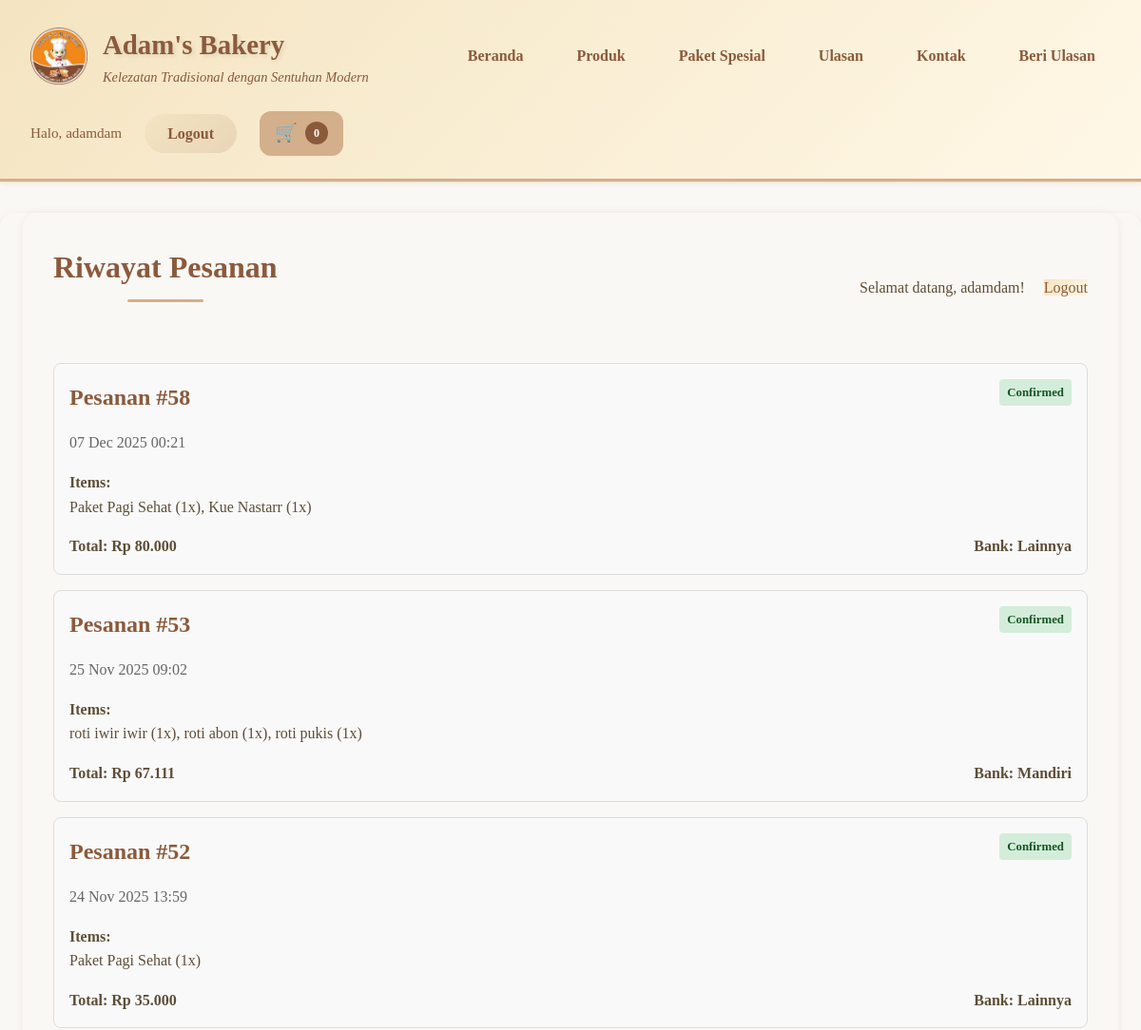
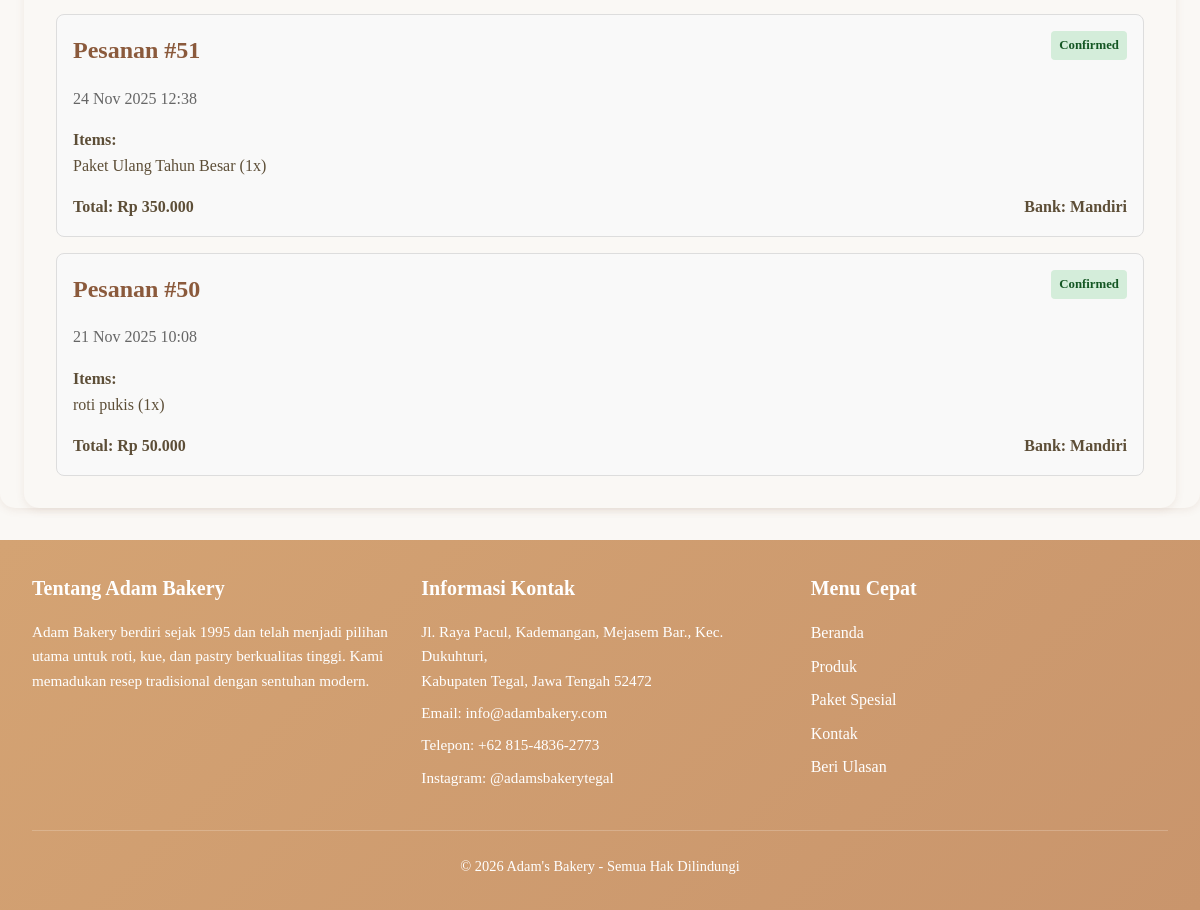
/customer_orders.php (signed in), run on the app's committed database (2 pictures, top to bottom).
### tables this page shows
CREATE TABLE `transactions` (
  `id` int(11) NOT NULL AUTO_INCREMENT,
  `nama_pembeli` varchar(255) NOT NULL,
  `email` varchar(255) NOT NULL,
  `phone` varchar(20) DEFAULT NULL,
  `alamat` text DEFAULT NULL,
  `total_amount` decimal(10,2) NOT NULL,
  `payment_method` enum('transfer_bank') DEFAULT 'transfer_bank',
  `bank_name` varchar(100) DEFAULT NULL,
  `account_name` varchar(255) DEFAULT NULL,
  `account_number` varchar(50) DEFAULT NULL,
  `transfer_amount` decimal(10,2) DEFAULT NULL,
  `transfer_proof` varchar(255) DEFAULT NULL,
  `status` enum('pending','confirmed','cancelled') DEFAULT 'pending',
  `created_at` timestamp NOT NULL DEFAULT current_timestamp(),
  `updated_at` timestamp NOT NULL DEFAULT current_timestamp() ON UPDATE current_timestamp(),
  `customer_id` int(11) DEFAULT NULL,
  `bukti_pembayaran` varchar(255) DEFAULT NULL COMMENT 'bukti pembayaran',
  `admin_notified_at` timestamp NULL DEFAULT NULL COMMENT 'Waktu notifikasi admin dikirim',
  `admin_notified_status` enum('pending','sent','failed') DEFAULT 'pending' COMMENT 'Status pengiriman notifikasi ke admin (pending/sent/failed)',
  `admin_notifications_disabled` tinyint(1) DEFAULT 0,
  PRIMARY KEY (`id`),
  KEY `idx_transaction_customer` (`customer_id`),
  CONSTRAINT `transactions_ibfk_1` FOREIGN KEY (`customer_id`) REFERENCES `customer_users` (`id`) ON DELETE SET NULL
);

### customer_orders.php (the view, shortened to what this page needs)
<?php
include 'backend/db.php';
$customer_id = $_SESSION['customer_id'];
$sql = "SELECT t.*,
        GROUP_CONCAT(
            CASE
                WHEN ti.item_type = 'product' THEN CONCAT(p.nama, ' (', ti.quantity, 'x)')
                WHEN ti.item_type = 'package' THEN CONCAT(pkg.nama, ' (', ti.quantity, 'x)')
            END SEPARATOR ', '
        ) as items
        FROM transactions t
        LEFT JOIN transaction_items ti ON t.id = ti.transaction_id
        LEFT JOIN products p ON ti.product_id = p.id
        LEFT JOIN packages pkg ON ti.package_id = pkg.id
        WHERE t.customer_id = ?
        GROUP BY t.id
        ORDER BY t.created_at DESC";
$stmt = $conn->prepare($sql);
$stmt->bind_param('i', $customer_id);
$stmt->execute();
$result = $stmt->get_result();
include 'includes/header.php';
?>
<main>
    <div style="display: flex; justify-content: space-between; align-items: center; margin-bottom: 2rem;">
        <h2>Riwayat Pesanan</h2>
        <div>
            <span>Selamat datang, <?php echo $_SESSION['customer_name']; ?>!</span>
            <a href="customer_logout.php" class="btn-secondary" style="margin-left: 1rem;">Logout</a>
        </div>
    </div>
    <?php if ($result->num_rows > 0): ?>
        <div style="display: grid; gap: 1rem;">
            <?php while ($order = $result->fetch_assoc()): ?>
                <div style="border: 1px solid #ddd; padding: 1rem; border-radius: 8px; background: #f9f9f9;">
                    <div style="display: flex; justify-content: space-between; align-items: start; margin-bottom: 1rem;">
                        <div>
                            <h3>Pesanan #<?php echo (int)$order['id']; ?></h3>
                            <p style="color: #666; margin: 0;"><?php echo date('d M Y H:i', strtotime($order['created_at'])); ?></p>
                        </div>
                        <span class="badge <?php echo $order['status'] == 'confirmed' ? 'badge-success' : ($order['status'] == 'cancelled' ? 'badge-error' : 'badge-warning'); ?>">
                            <?php echo htmlspecialchars(ucfirst($order['status']), ENT_QUOTES, 'UTF-8'); ?>
                        </span>
                    </div>
                    <div style="margin-bottom: 1rem;">
                        <strong>Items:</strong><br>
                        <?php echo htmlspecialchars($order['items'], ENT_QUOTES, 'UTF-8'); ?>
                    </div>
                    <div style="display: flex; justify-content: space-between;">
                        <div>
                            <strong>Total: Rp <?php echo number_format($order['total_amount'], 0, ',', '.'); ?></strong>
                        </div>
                        <div>
                            <strong>Bank: <?php echo htmlspecialchars($order['bank_name'], ENT_QUOTES, 'UTF-8'); ?></strong>
                        </div>
                    </div>
                </div>
            <?php endwhile; ?>
        </div>
    <?php else: ?>
        <p>Anda belum memiliki pesanan.</p>
        <a href="products.php" class="btn">Mulai Belanja</a>
    <?php endif; ?>
</main>
<?php include 'includes/footer.php'; ?>

### assets/css/style.css (style rules this page uses)
* { margin: 0; padding: 0; box-sizing: border-box; }
html, body { height: 100%; }
body { font-family: "Georgia", "Times New Roman", serif; font-size: 1rem; line-height: 1.6; color: #5d4e37; background-color: #faf8f5; display: flex; flex-direction: column; }
:root { --color-primary: #8b5a3c; --color-primary-dark: #6b4423; --color-primary-light: #c19a6b; --color-secondary: #d4af8c; --color-secondary-light: #f4e4c1; --color-secondary-lighter: #fff8e7; --color-white: #ffffff; --color-light-bg: #faf8f5; --color-light-border: #f0e0c0; --color-text-primary: #5d4e37; --color-text-secondary: #6b5b47; --color-text-light: #8b5a3c; --color-success: #28a745; --color-error: #dc3545; --color-warning: #ffc107; --color-info: #17a2b8; --spacing-xs: 0.25rem; --spacing-sm: 0.5rem; --spacing-md: 1rem; --spacing-lg: 1.5rem; --spacing-xl: 2rem; --spacing-2xl: 3rem; --radius-sm: 8px; --radius-md: 12px; --radius-lg: 15px; --radius-full: 50px; --shadow-sm: 0 2px 8px rgba(139, 90, 60, 0.1); --shadow-md: 0 4px 12px rgba(139, 90, 60, 0.15); --shadow-lg: 0 8px 25px rgba(139, 90, 60, 0.2); --transition: all 0.3s ease; }
h1, h2, h3, h4, h5, h6 { color: var(--color-primary); font-weight: 600; margin-bottom: var(--spacing-md); }
h2 { font-size: 2rem; position: relative; text-align: center; padding-bottom: var(--spacing-md); }
h2::after { content: ""; display: block; width: 80px; height: 3px; background-color: var(--color-secondary); margin: var(--spacing-sm) auto 0; border-radius: 2px; }
h3 { font-size: 1.5rem; }
p { margin-bottom: var(--spacing-md); color: var(--color-text-secondary); }
a { color: var(--color-primary); text-decoration: none; transition: var(--transition); }
main { background-color: var(--color-light-bg); border-radius: var(--radius-lg); padding: var(--spacing-xl); box-shadow: var(--shadow-sm); position: relative; }
.btn-secondary { background: linear-gradient(135deg, var(--color-secondary-light) 0%, var(--color-secondary-lighter) 100%); color: var(--color-primary); }

### customer_orders.php (style rules this page uses)
.badge { padding: 0.25rem 0.5rem; border-radius: 4px; font-size: 0.8rem; font-weight: bold; }
.badge-success { background: #d4edda; color: #155724; }

### data on the page
transactions: id "58", created_at "07 Dec 2025 00:21", status "Confirmed", items "Paket Pagi Sehat (1x), Kue Nastarr (1x)", total_amount "80.000", bank_name "Lainnya"
transactions: id "53", created_at "25 Nov 2025 09:02", status "Confirmed", items "roti iwir iwir (1x), roti abon (1x), roti pukis (1x)", total_amount "67.111", bank_name "Mandiri"
transactions: id "52", created_at "24 Nov 2025 13:59", status "Confirmed", items "Paket Pagi Sehat (1x)", total_amount "35.000", bank_name "Lainnya"
transactions: id "51", created_at "24 Nov 2025 12:38", status "Confirmed", items "Paket Ulang Tahun Besar (1x)", total_amount "350.000", bank_name "Mandiri"
transactions: id "50", created_at "21 Nov 2025 10:08", status "Confirmed", items "roti pukis (1x)", total_amount "50.000", bank_name "Mandiri"

### other printed values
APP_NAME "Adam's Bakery"
InputSanitizer::escapeHtml($_SESSION['customer_name']) "adamdam"
$cartSummary['count'] "0"
$_SESSION['customer_name'] "adamdam"
